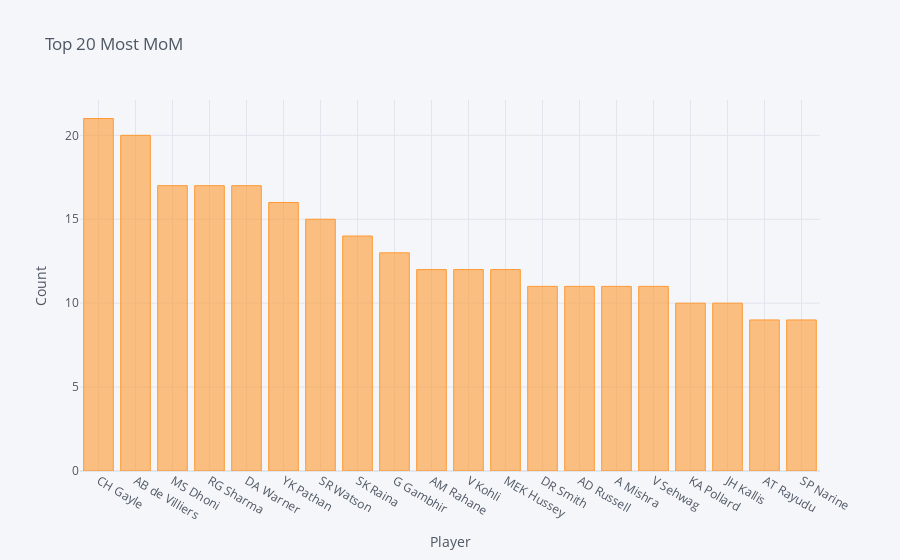

The cell this chart's notebook holds for it:
### Code cell
mom[:20].iplot(kind = 'bar', xTitle = 'Player', yTitle = 'Count', title = 'Top 20 Most MoM')

### Figure 1 — Plotly figure (JSON) as saved in the notebook; plotly's stock layout.template omitted (floating-point values rounded to 4 significant figures)
{"data": [{"marker": {"color": "rgba(255, 153, 51, 0.6)", "line": {"color": "rgba(255, 153, 51, 1.0)", "width": 1}}, "name": "player_of_match", "orientation": "v", "text": "", "type": "bar", "x": ["CH Gayle", "AB de Villiers", "MS Dhoni", "RG Sharma", "DA Warner", "YK Pathan", "SR Watson", "SK Raina", "G Gambhir", "AM Rahane", "V Kohli", "MEK Hussey", "DR Smith", "AD Russell", "A Mishra", "V Sehwag", "KA Pollard", "JH Kallis", "AT Rayudu", "SP Narine"], "y": [21, 20, 17, 17, 17, 16, 15, 14, 13, 12, 12, 12, 11, 11, 11, 11, 10, 10, 9, 9]}], "layout": {"legend": {"bgcolor": "#F5F6F9", "font": {"color": "#4D5663"}}, "paper_bgcolor": "#F5F6F9", "plot_bgcolor": "#F5F6F9", "title": {"font": {"color": "#4D5663"}, "text": "Top 20 Most MoM"}, "xaxis": {"gridcolor": "#E1E5ED", "showgrid": true, "tickfont": {"color": "#4D5663"}, "title": {"font": {"color": "#4D5663"}, "text": "Player"}, "zerolinecolor": "#E1E5ED"}, "yaxis": {"gridcolor": "#E1E5ED", "showgrid": true, "tickfont": {"color": "#4D5663"}, "title": {"font": {"color": "#4D5663"}, "text": "Count"}, "zerolinecolor": "#E1E5ED"}}}
